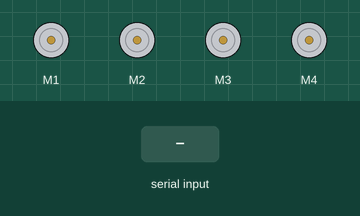
Bench run of a sketch on a simulated Arduino Uno, built with avr-gcc and run on an emulated ATmega328P. Shown: 4 × DC motor (green arrow = forward, orange = backward, longer = faster). The test bench sets the inputs (shaded band).

Above: at 1.7 s.
1.8 s: byte 1 (1) received over Serial
At 3.0 s:
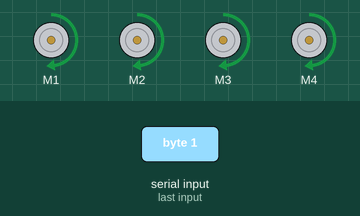
3.3 s: "1" received over Serial
At 4.5 s:
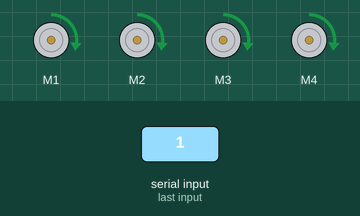
4.8 s: byte 2 (2) received over Serial
At 5.4 s:
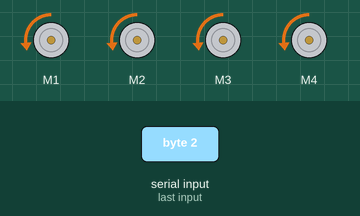
6.3 s: byte 3 (3) received over Serial
At 7.5 s:
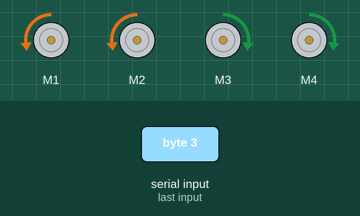
7.8 s: byte 4 (4) received over Serial
At 8.4 s:
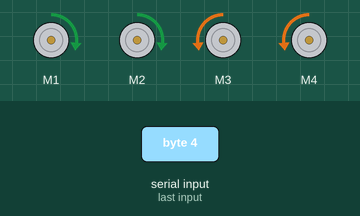
9.3 s: "0" received over Serial
At 9.9 s:
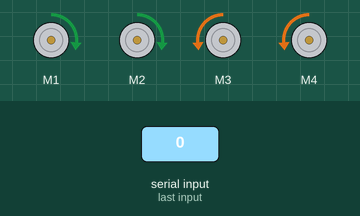
Timing chart, 0 to 11.8 s (numbered marks = the images above; inputs shaded):
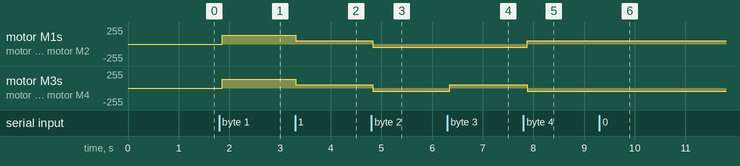

The sketch:

App_Controlled_Robot_Cam.ino
```cpp
#include "AFMotor.h"

const int MOTOR_1 = 1;
const int MOTOR_2 = 2;
const int MOTOR_3 = 3;
const int MOTOR_4 = 4;

AF_DCMotor motor1(MOTOR_1, MOTOR12_64KHZ); // create motor object, 64KHz pwm
AF_DCMotor motor2(MOTOR_2, MOTOR12_64KHZ); // create motor object, 64KHz pwm
AF_DCMotor motor3(MOTOR_3, MOTOR12_64KHZ); // create motor object, 64KHz pwm
AF_DCMotor motor4(MOTOR_4, MOTOR12_64KHZ); // create motor object, 64KHz pwm

int state;
int Speed = 130;

void setup() {
motor1.setSpeed(Speed);   // set the motor speed to 0-255
motor2.setSpeed(Speed);
motor3.setSpeed(Speed);
motor4.setSpeed(Speed);
Serial.begin(9600);
delay(500);
}

void loop(){
if(Serial.available() > 0){  //if some date is sent, reads it and saves in state
state = Serial.read();
if(state > 10){Speed = state;}
}

motor1.setSpeed(Speed);          // set the motor speed to 0-255
motor2.setSpeed(Speed);
motor3.setSpeed(Speed);
motor4.setSpeed(Speed);

//  Key Control Command

     if(state == 1){forword(); }  // if the state is '1' the DC motor will go forward
else if(state == 2){backword();}  // if the state is '2' the motor will Reverse
else if(state == 3){turnLeft();}  // if the state is '3' the motor will turn left
else if(state == 4){turnRight();} // if the state is '4' the motor will turn right
else if(state == 5){Stop(); }     // if the state is '5' the motor will Stop
//

delay(80);
}

void forword(){
motor1.run(FORWARD); // turn it on going forward
motor2.run(FORWARD);
motor3.run(FORWARD);
motor4.run(FORWARD);
}

void backword(){
motor1.run(BACKWARD); // the other way
motor2.run(BACKWARD);
motor3.run(BACKWARD);
motor4.run(BACKWARD);
}

void turnRight(){
motor1.run(FORWARD); // the other right
motor2.run(FORWARD);
motor3.run(BACKWARD);
motor4.run(BACKWARD);
}

void turnLeft(){
motor1.run(BACKWARD); // turn it on going left
motor2.run(BACKWARD);
motor3.run(FORWARD);
motor4.run(FORWARD);
}

void Stop(){
 motor1.run(RELEASE); // stopped
 motor2.run(RELEASE);
 motor3.run(RELEASE);
 motor4.run(RELEASE);
}
```

Measured:
- after the input at 1.8 s, motor M1–4: stopped → forward 130/255 after 0.06 s
- after the input at 3.3 s, motor M1–4: forward 130/255 → forward 49/255 at once
- after the input at 4.8 s, motor M1–4: forward 49/255 → backward 49/255 at once
- after the input at 6.3 s, motor M3, motor M4: backward 49/255 → forward 49/255 after 0.05 s
- after the input at 7.8 s, motor M1, motor M2: backward 49/255 → forward 49/255 after 0.08 s; motor M3, motor M4: forward 49/255 → backward 49/255 after 0.08 s
- after the input at 9.3 s, motor M1, motor M2: forward 49/255 → forward 48/255 at once; motor M3, motor M4: backward 49/255 → backward 48/255 at once
